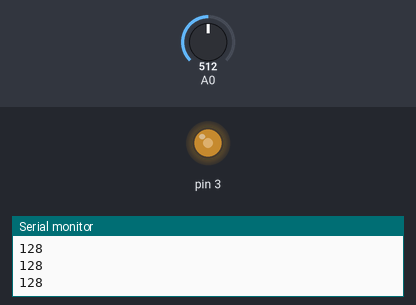
Simulated run of this sketch. Board: Arduino Uno, built with avr-gcc and run on an emulated ATmega328P. Parts: output pins drawn as LEDs (lit = HIGH), the last lines printed to the serial monitor. The test bench sets the inputs (shaded band); at power-on: A0 = 512.

Above: at 1.2 s.
1.3 s: A0 set to 716
At 1.6 s:
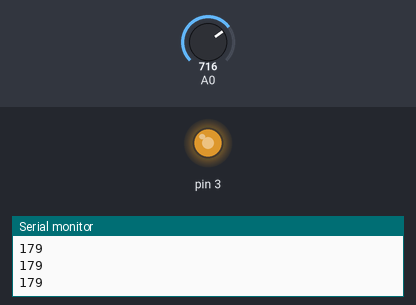
2.8 s: A0 set to 900
At 4.0 s:
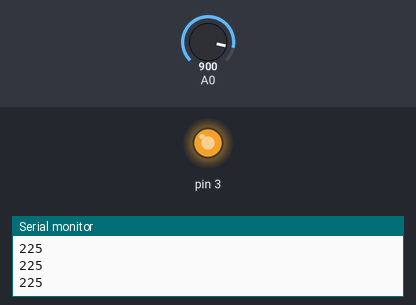
4.3 s: A0 set to 122
At 5.1 s:
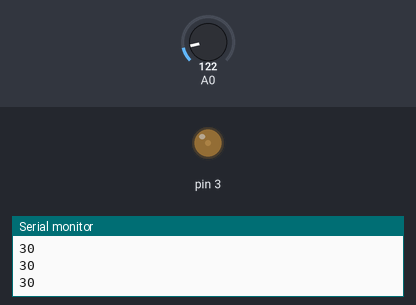
5.8 s: A0 set to 0
At 6.2 s:
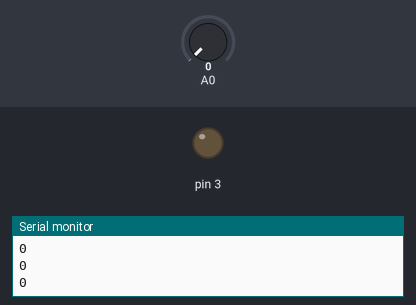
Timing chart, 0 to 8.3 s (numbered marks = the images above; inputs shaded):
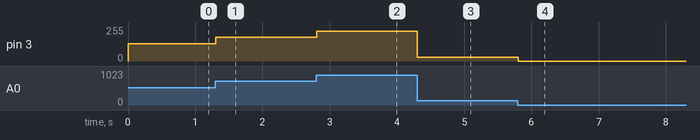

Measured:
- after the input at 1.3 s, pin 3: 128/255 → 179/255 at once
- after the input at 2.8 s, pin 3: 179/255 → 225/255 at once
- after the input at 4.3 s, pin 3: 225/255 → 30/255 at once
- after the input at 5.8 s, pin 3: 30/255 → 0/255 at once

The sketch:

analogInput.ino
```cpp
// 아날로그 입력 제어
// 아날로그 입력 PIN(A0 ~ A5) (UNO)
// 가변저항이나 센서 등의 아날로그 신호를 A/D변환하여 0 ~ 1023 값을 읽을 수 있다.

// 가변저항을 이용하여 LED를 제어하는 예
void setup() {
  // 아날로그는 pinMode 함수 생략이 가능하다
  // pinMode(A0, INPUT);
  Serial.begin(9600);
  pinMode(3, OUTPUT);
}

void loop() {
  // analogRead(A0)
  //A0핀의 가변저항 아날로그 신호를 읽는다.
  int data = analogRead(A0);
  // 아날로그 입력값은 0 ~ 1023 값이고
  // 아날로그 출력값은 0 ~ 255 값이므로 4로 나누어준다.
  Serial.println(data / 4);
  analogWrite(3, data / 4);
}
```
